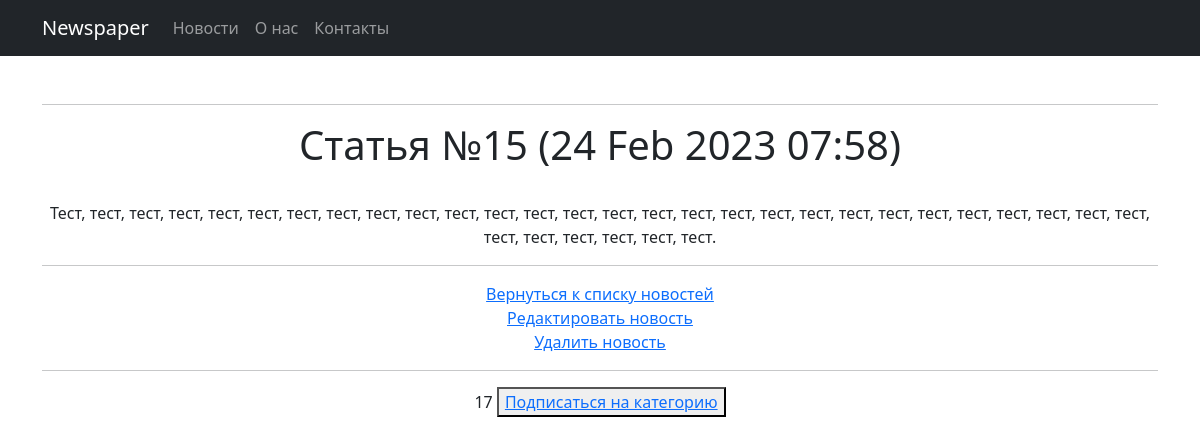
Page /news/17 (signed in) on the committed database.
### news/models.py (models this page shows, shortened)
class Post(models.Model):
    author = models.ForeignKey(Author, on_delete=models.CASCADE)
    NEWS = 'NW'
    ARTICLE = 'AR'
    CATEGORY_CHOICES = (
        (NEWS, 'Новость'),
        (ARTICLE, 'Статья')
    )
    categoryType = models.CharField(max_length=2, choices=CATEGORY_CHOICES, default=ARTICLE)
    dateCreation = models.DateTimeField(auto_now_add=True)
    postCategory = models.ManyToManyField(Category, through='PostCategory')
    title = models.CharField(max_length=128)
    text = models.TextField()
    rating = models.SmallIntegerField(default=0)

### news/views.py (the view, shortened to what this page needs)
# urls.py: path('<int:pk>', cache_page(60*10)(NewsDetail.as_view()), name='post'),
class NewsDetail(LoginRequiredMixin, DetailView):
    model = Post
    template_name = "post.html"
    context_object_name = "post"

### news/templatetags/custom_filters.py (called while the page is built)
@register.filter(name='censor')
def censor(value, arg):
    for word in censor_words:
        value = str(value).replace(word, "***")
    return str(value)

### templates/post.html (shortened to what this page needs)
{% extends 'flatpages/default.html' %}
{% load custom_filters %}
{% block content %}
<h1>{{ post.title | censor:post.title }} ({{ post.dateCreation | date:'d M Y H:i' }})</h1>
<br>
<span>{{ post.text | censor:post.text }}</span>
<hr>
<a href="{% url 'post_list' %}">Вернуться к списку новостей</a><br>
<a href="{% url 'news_edit' post.id %}">Редактировать новость</a><br>
<a href="{% url 'news_delete' post.id %}">Удалить новость</a>
<hr>
<span>{{ post.id }}</span>
<button> <a href="{% url 'subscribe' post.id %}">Подписаться на категорию </a> </button>
{% endblock content %}

### rows in the picture
Post: title|censor "Статья №15", dateCreation "24 Feb 2023 07:58", text|censor "Тест, тест, тест, тест, тест, тест, тест, тест, тест, тест, тест, тест, тест, тест, тест, тест, тест, тест, тест, тест, тест, тест, тест, тест, тест, тест, тест, тест, тест, тест, тест, тест, тест, тест.", id "17"
